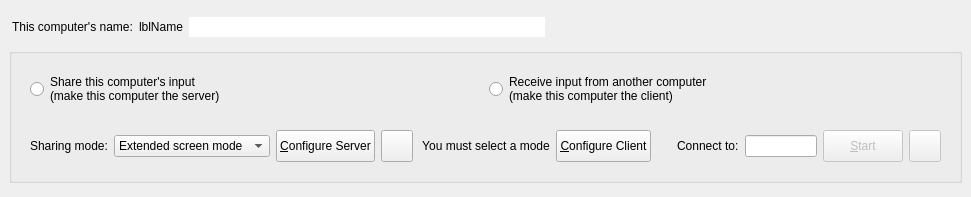
<?xml version="1.0" encoding="UTF-8"?>
<ui version="4.0">
 <class>MainWindow</class>
 <widget class="QMainWindow" name="MainWindow">
  <property name="geometry">
   <rect>
    <x>0</x>
    <y>0</y>
    <width>971</width>
    <height>197</height>
   </rect>
  </property>
  <widget class="QWidget" name="topLevelWidget">
   <property name="sizePolicy">
    <sizepolicy hsizetype="Preferred" vsizetype="Maximum">
     <horstretch>0</horstretch>
     <verstretch>0</verstretch>
    </sizepolicy>
   </property>
   <layout class="QVBoxLayout" name="_2">
    <property name="spacing">
     <number>3</number>
    </property>
    <item>
     <widget class="QWidget" name="widget" native="true">
      <property name="minimumSize">
       <size>
        <width>0</width>
        <height>28</height>
       </size>
      </property>
      <property name="maximumSize">
       <size>
        <width>16777215</width>
        <height>28</height>
       </size>
      </property>
      <layout class="QHBoxLayout" name="horizontalLayout_5">
       <property name="leftMargin">
        <number>3</number>
       </property>
       <property name="topMargin">
        <number>3</number>
       </property>
       <property name="rightMargin">
        <number>3</number>
       </property>
       <property name="bottomMargin">
        <number>3</number>
       </property>
       <item>
        <widget class="QLabel" name="labelComputerName">
         <property name="sizePolicy">
          <sizepolicy hsizetype="Maximum" vsizetype="Preferred">
           <horstretch>0</horstretch>
           <verstretch>0</verstretch>
          </sizepolicy>
         </property>
         <property name="text">
          <string>This computer's name:</string>
         </property>
        </widget>
       </item>
       <item>
        <widget class="QLabel" name="lblComputerName">
         <property name="sizePolicy">
          <sizepolicy hsizetype="Maximum" vsizetype="Preferred">
           <horstretch>0</horstretch>
           <verstretch>0</verstretch>
          </sizepolicy>
         </property>
         <property name="text">
          <string notr="true">lblName</string>
         </property>
        </widget>
       </item>
       <item>
        <widget class="QLineEdit" name="lineEditName">
         <property name="sizePolicy">
          <sizepolicy hsizetype="Expanding" vsizetype="Fixed">
           <horstretch>0</horstretch>
           <verstretch>0</verstretch>
          </sizepolicy>
         </property>
         <property name="toolTip">
          <string>&lt;html&gt;&lt;head/&gt;&lt;body&gt;&lt;p&gt;Name can't have have spaces or special characters&lt;/p&gt;&lt;p&gt;Use Enter to save the name change.&lt;/p&gt;&lt;/body&gt;&lt;/html&gt;</string>
         </property>
         <property name="maxLength">
          <number>255</number>
         </property>
         <property name="frame">
          <bool>false</bool>
         </property>
         <property name="clearButtonEnabled">
          <bool>false</bool>
         </property>
        </widget>
       </item>
       <item>
        <widget class="QPushButton" name="btnEditName">
         <property name="sizePolicy">
          <sizepolicy hsizetype="Fixed" vsizetype="Fixed">
           <horstretch>0</horstretch>
           <verstretch>0</verstretch>
          </sizepolicy>
         </property>
         <property name="toolTip">
          <string>Edit Computer Name</string>
         </property>
         <property name="icon">
          <iconset theme="document-edit"/>
         </property>
         <property name="iconSize">
          <size>
           <width>16</width>
           <height>16</height>
          </size>
         </property>
         <property name="flat">
          <bool>true</bool>
         </property>
        </widget>
       </item>
       <item>
        <spacer name="horizontalSpacer_2">
         <property name="orientation">
          <enum>Qt::Orientation::Horizontal</enum>
         </property>
         <property name="sizeHint" stdset="0">
          <size>
           <width>6</width>
           <height>20</height>
          </size>
         </property>
        </spacer>
       </item>
       <item>
        <widget class="QLabel" name="lblIpAddresses">
         <property name="sizePolicy">
          <sizepolicy hsizetype="Preferred" vsizetype="Fixed">
           <horstretch>0</horstretch>
           <verstretch>0</verstretch>
          </sizepolicy>
         </property>
        </widget>
       </item>
      </layout>
     </widget>
    </item>
    <item>
     <widget class="QGroupBox" name="groupBox">
      <property name="sizePolicy">
       <sizepolicy hsizetype="Preferred" vsizetype="Fixed">
        <horstretch>0</horstretch>
        <verstretch>0</verstretch>
       </sizepolicy>
      </property>
      <property name="title">
       <string/>
      </property>
      <layout class="QVBoxLayout" name="verticalLayout">
       <item>
        <widget class="QWidget" name="widgetModeSelection" native="true">
         <property name="sizePolicy">
          <sizepolicy hsizetype="Preferred" vsizetype="Maximum">
           <horstretch>0</horstretch>
           <verstretch>0</verstretch>
          </sizepolicy>
         </property>
         <layout class="QHBoxLayout" name="horizontalLayout">
          <item>
           <widget class="QRadioButton" name="rbModeServer">
            <property name="sizePolicy">
             <sizepolicy hsizetype="Minimum" vsizetype="Preferred">
              <horstretch>0</horstretch>
              <verstretch>0</verstretch>
             </sizepolicy>
            </property>
            <property name="text">
             <string>Share this computer's input
(make this computer the server)</string>
            </property>
           </widget>
          </item>
          <item>
           <widget class="QRadioButton" name="rbModeClient">
            <property name="sizePolicy">
             <sizepolicy hsizetype="Minimum" vsizetype="Maximum">
              <horstretch>0</horstretch>
              <verstretch>0</verstretch>
             </sizepolicy>
            </property>
            <property name="text">
             <string>Receive input from another computer
(make this computer the client)</string>
            </property>
           </widget>
          </item>
         </layout>
        </widget>
       </item>
       <item>
        <widget class="QWidget" name="widgetModeOptions" native="true">
         <property name="sizePolicy">
          <sizepolicy hsizetype="Preferred" vsizetype="Maximum">
           <horstretch>0</horstretch>
           <verstretch>0</verstretch>
          </sizepolicy>
         </property>
         <layout class="QHBoxLayout" name="horizontalLayout_2">
          <item>
           <widget class="QWidget" name="serverOptions" native="true">
            <property name="sizePolicy">
             <sizepolicy hsizetype="Preferred" vsizetype="Fixed">
              <horstretch>0</horstretch>
              <verstretch>0</verstretch>
             </sizepolicy>
            </property>
            <property name="minimumSize">
             <size>
              <width>0</width>
              <height>32</height>
             </size>
            </property>
            <property name="maximumSize">
             <size>
              <width>16777215</width>
              <height>32</height>
             </size>
            </property>
            <layout class="QHBoxLayout" name="horizontalLayout_4">
             <property name="leftMargin">
              <number>0</number>
             </property>
             <property name="topMargin">
              <number>0</number>
             </property>
             <property name="rightMargin">
              <number>0</number>
             </property>
             <property name="bottomMargin">
              <number>0</number>
             </property>
             <item>
              <widget class="QLabel" name="lblSharingMode">
               <property name="text"><string>Sharing mode:</string></property>
               <property name="buddy"><cstring>comboSharingMode</cstring></property>
              </widget>
             </item>
             <item>
              <widget class="QComboBox" name="comboSharingMode">
               <property name="toolTip"><string>Choose how the shared keyboard and mouse control other computers.</string></property>
               <item><property name="text"><string>Extended screen mode</string></property></item>
               <item><property name="text"><string>Mouse follow mode</string></property></item>
              </widget>
             </item>
             <item>
              <widget class="QPushButton" name="btnConfigureServer">
               <property name="sizePolicy">
                <sizepolicy hsizetype="Maximum" vsizetype="Fixed">
                 <horstretch>0</horstretch>
                 <verstretch>0</verstretch>
                </sizepolicy>
               </property>
               <property name="minimumSize">
                <size>
                 <width>0</width>
                 <height>32</height>
                </size>
               </property>
               <property name="maximumSize">
                <size>
                 <width>16777215</width>
                 <height>32</height>
                </size>
               </property>
               <property name="text">
                <string>&amp;Configure Server</string>
               </property>
              </widget>
             </item>
             <item>
              <widget class="QPushButton" name="btnSaveServerConfig">
               <property name="sizePolicy">
                <sizepolicy hsizetype="Fixed" vsizetype="Fixed">
                 <horstretch>0</horstretch>
                 <verstretch>0</verstretch>
                </sizepolicy>
               </property>
               <property name="minimumSize">
                <size>
                 <width>32</width>
                 <height>32</height>
                </size>
               </property>
               <property name="maximumSize">
                <size>
                 <width>32</width>
                 <height>32</height>
                </size>
               </property>
               <property name="toolTip">
                <string>Export server configuration</string>
               </property>
               <property name="icon">
                <iconset theme="QIcon::ThemeIcon::DocumentSaveAs"/>
               </property>
              </widget>
             </item>
             <item>
              <spacer name="horizontalSpacer">
               <property name="orientation">
                <enum>Qt::Orientation::Horizontal</enum>
               </property>
               <property name="sizeHint" stdset="0">
                <size>
                 <width>40</width>
                 <height>5</height>
                </size>
               </property>
              </spacer>
             </item>
            </layout>
           </widget>
          </item>
          <item>
           <widget class="QLabel" name="lblNoMode">
            <property name="text">
             <string>You must select a mode</string>
            </property>
            <property name="alignment">
             <set>Qt::AlignmentFlag::AlignCenter</set>
            </property>
           </widget>
          </item>
          <item>
           <widget class="QWidget" name="clientOptions" native="true">
            <property name="sizePolicy">
             <sizepolicy hsizetype="Preferred" vsizetype="Maximum">
              <horstretch>0</horstretch>
              <verstretch>0</verstretch>
             </sizepolicy>
            </property>
            <layout class="QHBoxLayout" name="horizontalLayout_3">
             <property name="leftMargin">
              <number>0</number>
             </property>
             <property name="topMargin">
              <number>0</number>
             </property>
             <property name="rightMargin">
              <number>0</number>
             </property>
             <property name="bottomMargin">
              <number>0</number>
             </property>
             <item>
              <widget class="QPushButton" name="btnConfigureClient">
               <property name="sizePolicy">
                <sizepolicy hsizetype="Maximum" vsizetype="Fixed">
                 <horstretch>0</horstretch>
                 <verstretch>0</verstretch>
                </sizepolicy>
               </property>
               <property name="minimumSize">
                <size>
                 <width>0</width>
                 <height>32</height>
                </size>
               </property>
               <property name="maximumSize">
                <size>
                 <width>16777215</width>
                 <height>32</height>
                </size>
               </property>
               <property name="text">
                <string>&amp;Configure Client</string>
               </property>
              </widget>
             </item>
             <item>
              <spacer name="horizontalSpacer_3">
               <property name="orientation">
                <enum>Qt::Orientation::Horizontal</enum>
               </property>
               <property name="sizeType">
                <enum>QSizePolicy::Policy::Fixed</enum>
               </property>
               <property name="sizeHint" stdset="0">
                <size>
                 <width>20</width>
                 <height>5</height>
                </size>
               </property>
              </spacer>
             </item>
             <item>
              <widget class="QLabel" name="m_pLabelServerName">
               <property name="sizePolicy">
                <sizepolicy hsizetype="Preferred" vsizetype="Maximum">
                 <horstretch>0</horstretch>
                 <verstretch>0</verstretch>
                </sizepolicy>
               </property>
               <property name="text">
                <string>Connect to:</string>
               </property>
               <property name="indent">
                <number>0</number>
               </property>
              </widget>
             </item>
             <item>
              <widget class="QLineEdit" name="lineHostname">
               <property name="minimumSize">
                <size>
                 <width>0</width>
                 <height>0</height>
                </size>
               </property>
               <property name="toolTip">
                <string>&lt;html&gt;Hostname or IP address of the server computer.&lt;br/&gt;May contain a comma seperated list.&lt;/html&gt;</string>
               </property>
              </widget>
             </item>
            </layout>
           </widget>
          </item>
          <item>
           <widget class="QWidget" name="horizontalWidget" native="true">
            <property name="sizePolicy">
             <sizepolicy hsizetype="Preferred" vsizetype="Fixed">
              <horstretch>0</horstretch>
              <verstretch>0</verstretch>
             </sizepolicy>
            </property>
            <property name="minimumSize">
             <size>
              <width>0</width>
              <height>32</height>
             </size>
            </property>
            <property name="maximumSize">
             <size>
              <width>16777215</width>
              <height>32</height>
             </size>
            </property>
            <layout class="QHBoxLayout" name="horizontalLayout_6">
             <property name="leftMargin">
              <number>0</number>
             </property>
             <property name="topMargin">
              <number>0</number>
             </property>
             <property name="rightMargin">
              <number>0</number>
             </property>
             <property name="bottomMargin">
              <number>0</number>
             </property>
             <item>
              <widget class="QPushButton" name="btnToggleCore">
               <property name="enabled">
                <bool>false</bool>
               </property>
               <property name="sizePolicy">
                <sizepolicy hsizetype="Maximum" vsizetype="Fixed">
                 <horstretch>0</horstretch>
                 <verstretch>0</verstretch>
                </sizepolicy>
               </property>
               <property name="minimumSize">
                <size>
                 <width>0</width>
                 <height>32</height>
                </size>
               </property>
               <property name="maximumSize">
                <size>
                 <width>16777215</width>
                 <height>32</height>
                </size>
               </property>
               <property name="text">
                <string>&amp;Start</string>
               </property>
              </widget>
             </item>
             <item>
              <widget class="QPushButton" name="btnRestartCore">
               <property name="enabled">
                <bool>false</bool>
               </property>
               <property name="sizePolicy">
                <sizepolicy hsizetype="Fixed" vsizetype="Fixed">
                 <horstretch>0</horstretch>
                 <verstretch>0</verstretch>
                </sizepolicy>
               </property>
               <property name="minimumSize">
                <size>
                 <width>32</width>
                 <height>32</height>
                </size>
               </property>
               <property name="maximumSize">
                <size>
                 <width>32</width>
                 <height>32</height>
                </size>
               </property>
               <property name="toolTip">
                <string>Restart</string>
               </property>
               <property name="icon">
                <iconset theme="view-refresh"/>
               </property>
              </widget>
             </item>
            </layout>
           </widget>
          </item>
         </layout>
        </widget>
       </item>
      </layout>
     </widget>
    </item>
   </layout>
  </widget>
 </widget>
 <resources/>
 <connections/>
</ui>
